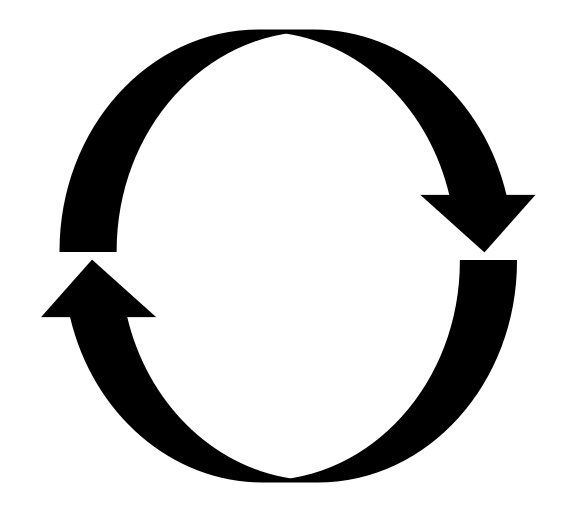
#> input picture pictures/reverse_arrow.png, 1142 x 1028 px (shown at 1/2 size)
$ jupyter execute --allow-errors shuffle_test.ipynb
#> lines starting #> are read from the running program, lines starting #| are printed output that depends on the picture
[cell 1]
deck = list(range(108))
end_index = 107
lfsr = 0b1100100  # Initial seed
steps = 0

def update_lfsr(lfsr):
    bit = ((lfsr >> 3) ^ (lfsr >> 0)) & 1
    lfsr = (lfsr >> 1) | (bit << 6)
    return lfsr

# Main loop
while True:
    lfsr = update_lfsr(lfsr)
    rand_index = lfsr
    steps += 1
    temp = 0
    while(rand_index > end_index):
        lfsr = update_lfsr(lfsr)
        rand_index = lfsr
        steps += 1
        temp += 1

    print(f"More {temp} steps")
    # Swap the cards at the end of the deck and the random index
    deck[end_index], deck[rand_index] = deck[rand_index], deck[end_index]
    print(deck[end_index])
    end_index -= 1

    if end_index == 0:
        break

print(f"Shuffling took {steps} steps")

[cell 2]
from PIL import Image

def resize_and_convert_to_rgb(image_path, verilog_output_file, resized_image_output_file, width=30, height=50):
    img = Image.open(image_path)
    img = img.convert('RGB')
    img = img.resize((width, height))
    pixels = list(img.getdata())

    with open(verilog_output_file, 'w') as f:
        f.write('parameter [0:149][239:0] picture = {\n')
        for color_index in range(3):
            for i in range(0, len(pixels), width):
                f.write('240\'b')
                for j in range(i, min(i + width, len(pixels))):
                    color = pixels[j][color_index]
                    f.write(f'{color:08b}')
                f.write(',\n')
        f.write('};\n')
    img.save(resized_image_output_file)

    print(f"Image resized to {width}x{height} and converted to Verilog format, saved to {verilog_output_file}")
    print(f"Resized image saved to {resized_image_output_file}")

image_path = 'red_0.png'
verilog_output_file = 'rgb.v'
resized_image_output_file = 'resized_red_0.png'

#> (the rest of this cell did not finish here and is left out)


[cell 3]
from PIL import Image
def resize_and_convert_to_rgb(image_path, verilog_output_file, resized_image_output_file, width=200, height=200):
    img = Image.open(image_path)
    img = img.convert('RGB')
    img = img.resize((width, height))
    pixels = list(img.getdata())
    # print(pixels)

    with open(verilog_output_file, 'w') as f:
        f.write('localparam [0:199][199:0] picture = {\n')
        for color_index in range(3):
            for i in range(0, len(pixels), width):
                f.write('200\'b')
                for j in range(i, min(i + width, len(pixels))):
                    if(j >= i + width -2) :
                        color = 1
                    else : color = 1 if pixels[j][color_index] > 127 else 0
                    f.write(f'{color:01b}')
                f.write(',\n')
        f.write('};\n')
    img.save(resized_image_output_file)

    print(f"Image resized to {width}x{height} and converted to Verilog format, saved to {verilog_output_file}")
    print(f"Resized image saved to {resized_image_output_file}")

image_path = '../pictures/reverse_arrow.png'
#> image_path = '../pictures/reverse_arrow.png'
verilog_output_file = 'rgb.v'
resized_image_output_file = '../pictures/reverse_arrow_resize.png'

resize_and_convert_to_rgb(image_path, verilog_output_file, resized_image_output_file)
#> in resize_and_convert_to_rgb, img is the input picture: PIL image 1142x1028 RGBA; mean R, G, B, A 210.3, 210.3, 210.3, 255
#> in resize_and_convert_to_rgb, `img = img.resize((width, height))`:
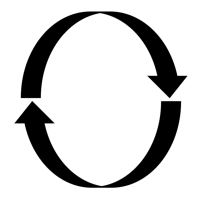
#> img: PIL image 200x200 RGB; min 0, max 255, mean 210.3
#> in resize_and_convert_to_rgb, `pixels = list(img.getdata())`: pixels = 40000 items

[cell 4]
import numpy as np
iterations = 100
exist = np.zeros(16)
initial_seed = [0,0,0,1,1,0]
lfsr = initial_seed
for i in range(iterations):
    output_xor = lfsr[5] ^ lfsr[4]
    lfsr_nxt = [output_xor] + lfsr[:-1]
    lfsr = lfsr_nxt
    if (lfsr == [0, 0, 1, 1, 0 ,0]) :
        print(lfsr_nxt)
    exist[8*lfsr_nxt[2]+4*lfsr_nxt[3]+2*lfsr_nxt[4]+lfsr_nxt[5]] = 1
print(exist)

[cell 5]
from PIL import Image

def resize_and_convert_to_rgb(image_path, resized_image_output_file, width=250, height=250):
    img = Image.open(image_path)
    img = img.convert('RGB')
    img = img.resize((width, height))
    pixels = list(img.getdata())

    new_pixels = []
    for pixel in pixels:
        r, g, b = pixel
        if r > g and r > b:
            new_pixels.append((255, 0, 0))  # Red
        elif g > r and g > b:
            new_pixels.append((0, 255, 0))  # Green
        elif b > r and b > g:
            new_pixels.append((0, 0, 255))  # Blue
        else:
            new_pixels.append((0, 0, 0))  # Default to black if there's a tie

    new_img = Image.new('RGB', (width, height))
    new_img.putdata(new_pixels)
    new_img.save(resized_image_output_file)

    print(f"Image resized to {width}x{height} and converted to RGB format, saved to {resized_image_output_file}")

image_path = 'new_background.png'
resized_image_output_file = 'new_background_resize.png'

resize_and_convert_to_rgb(image_path, resized_image_output_file)
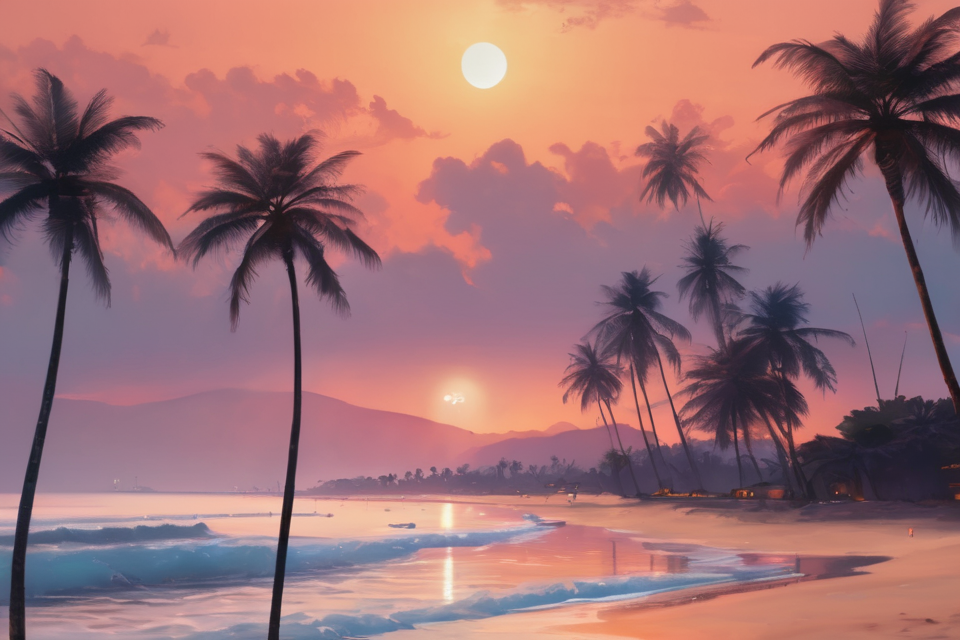
#> input picture python/new_background.png, 960 x 640 px
#> in resize_and_convert_to_rgb, img is the input picture: PIL image 960x640 RGBA; mean R, G, B, A 158.1, 112.9, 115.8, 255
#> in resize_and_convert_to_rgb, `img = img.resize((width, height))`:
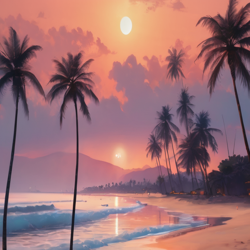
#> img: PIL image 250x250 RGB; mean R, G, B 158.1, 112.9, 115.8
#> in resize_and_convert_to_rgb, `pixels = list(img.getdata())`: pixels = 62500 items
#> the loop in resize_and_convert_to_rgb, `for pixel in pixels:` made 62500 passes
#> (r, g, b) on passes 1 to 3: (209, 124, 116), (210, 125, 116), (210, 125, 116)
#> in resize_and_convert_to_rgb, `new_img = Image.new('RGB', (width, height))`: new_img: PIL image 250x250 RGB; every value is 0
#> in resize_and_convert_to_rgb, `new_img.putdata(new_pixels)`:
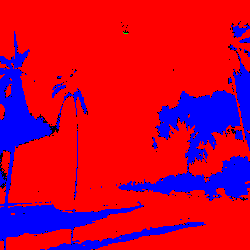
#> new_img: PIL image 250x250 RGB; mean R, G, B 197.6, 0, 54.5

[cell 6]
import numpy as np
index = [0,0,0,0,0,0]
x = np.array([0,1,2,3])  # 将 x 转换为 numpy 数组
table = np.zeros(64, dtype=int)
maximum = np.zeros(64, dtype=int)
for i in range(1000):
    np.random.shuffle(x)
    index[0] = (x[0] <= x[1])
    index[1] = (x[0] <= x[2])
    index[2] = (x[0] <= x[3])
    index[3] = (x[1] <= x[2])
    index[4] = (x[1] <= x[3])
    index[5] = (x[2] <= x[3])
    table[ pow(2,5) * index[5] + pow(2,4) * index[4] + pow(2,3) * index[3] + pow(2,2) * index[2] + pow(2,1) * index[1] + index[0]] = 1
    maximum[ pow(2,5) * index[5] + pow(2,4) * index[4] + pow(2,3) * index[3] + pow(2,2) * index[2] + pow(2,1) * index[1] + index[0]] = x.argmax()
temp = [i for i, val in enumerate(table) if val == 1]
print(temp)
print(len(temp))

[cell 7]
for iter in temp:
    print(maximum[iter])
